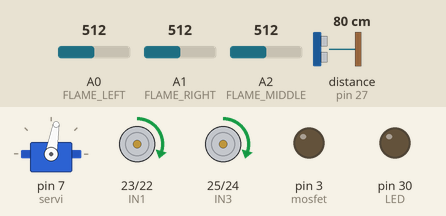
Simulated run of this sketch. Board: Arduino Mega 2560, built with avr-gcc and run on an emulated ATmega2560. On the bench: servo, motor-driver pin pairs drawn as motors (green arrow = first pin HIGH = forward, orange = second pin HIGH = backward, longer = more drive, scaled by the enable pin), output pins drawn as LEDs (lit = HIGH). Wiring (inferred from the names in the program): ultrasonic range finder: trigger pin 26; echo pin 27. Dashed ring = blinking. Inputs (shaded band) come from the test bench; at power-on: distance to the obstacle (sensor on pin 27) 80 cm, A0 (FLAME_LEFT) = 512, A1 (FLAME_RIGHT) = 512, A2 (FLAME_MIDDLE) = 512. The echo pulse lasts 58.3 µs per cm; pins used as bus, display or sensor lines are not drawn.

Above: at 1.2 s.
1.3 s: distance to the obstacle (sensor on pin 27) set to 22 cm
2.8 s: distance to the obstacle (sensor on pin 27) set to 18 cm
At 3.2 s:
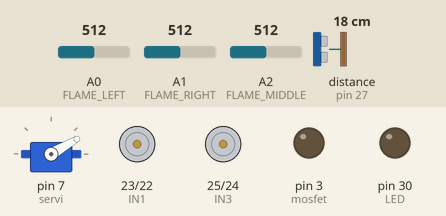
At 3.7 s:
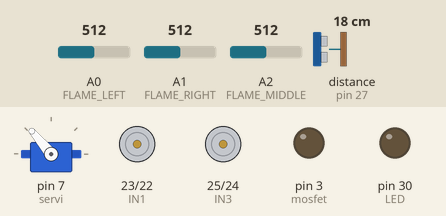
5.8 s: A0 (FLAME_LEFT) set to 110
8.8 s: A0 (FLAME_LEFT) set to 92
At 10.1 s:
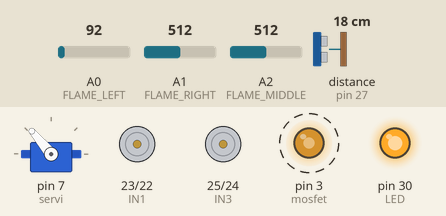
11.8 s: A1 (FLAME_RIGHT) set to 97
13.3 s: A1 (FLAME_RIGHT) set to 87
At 14.6 s:
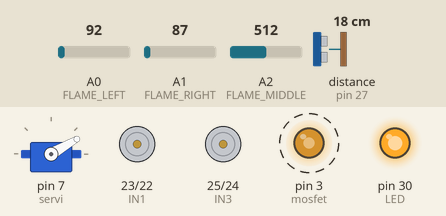
Timing chart, 0 to 17.3 s (numbered marks = the images above; inputs shaded):
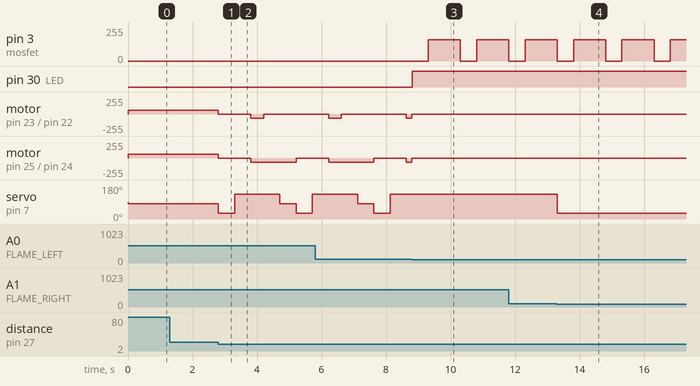

The sketch:

robot_bombero_boost.ino
```cpp
#include <Servo.h>

//Servo
Servo servi;
int serviM = 80;
int serviL = 30;
int serviR = 130;


//L298n
int ENA = 5;
int IN1 = 23;
int IN2 = 22;

int ENB = 6;
int IN3 = 25;
int IN4 = 24;

const int SPEED = 60;

//Hc SR04
const int TRIG = 26;
const int ECHO = 27;


bool OBSTACULO_R;
bool OBSTACULO_L;
const int DIST_OBSTACULO = 20;

//Modulo flama
int FLAME_LEFT = A0;
int FLAME_RIGHT = A1;
int FLAME_MIDDLE = A2;
int LED = 30;
const int FIRE = 100;
const int MUESTRAS = 5;

//Tiempos
const int TIEMPO_RETROCESO = 400;
const int TIEMPO_GIRO = 500;
const int TIEMPO_SERVO = 500;

//Agua
#define mosfet 3
const int POTENCIA_AGUA = 160;

void setup() {
  Serial.begin(9600);

  pinMode (ENA, OUTPUT);
  pinMode (IN1, OUTPUT);
  pinMode (IN2, OUTPUT);

  pinMode (ENB, OUTPUT);
  pinMode (IN3, OUTPUT);
  pinMode (IN4, OUTPUT);


  pinMode(TRIG, OUTPUT);
  pinMode(ECHO, INPUT);

  servi.attach(7);

  pinMode (FLAME_LEFT, INPUT);
  pinMode (FLAME_RIGHT, INPUT);
  pinMode (FLAME_MIDDLE, INPUT);
  pinMode (LED, OUTPUT);

  pinMode(mosfet, OUTPUT);
}

//Motores
void avanzar(){
  digitalWrite(IN1, HIGH);
  digitalWrite(IN2, LOW);
  analogWrite(ENA, SPEED);

  digitalWrite(IN3, HIGH);
  digitalWrite(IN4, LOW);
  analogWrite(ENB, SPEED);
}

void detener(){
  analogWrite(ENA, 0);
  analogWrite(ENB, 0);
}

int leerFlama(int pin){
  analogRead(pin);
  long suma = 0;
  for (int i = 0; i < MUESTRAS; i++){
    suma += analogRead(pin);
  }
  return suma / MUESTRAS;
}


int detectarFlama(){
  int l = leerFlama(FLAME_LEFT);
  int m = leerFlama(FLAME_MIDDLE);
  int r = leerFlama(FLAME_RIGHT);

  int minimo = min(l, min(m, r));
  if (minimo >= FIRE) return 0;

  if (minimo == m) return 2;
  if (minimo == l) return 1;
  return 3;
}

bool esperar(unsigned long ms){
  unsigned long inicio = millis();
  while (millis() - inicio < ms){
    if (detectarFlama() != 0) return true;
  }
  return false;
}


void retroceder(){
  digitalWrite(IN1, LOW);
  digitalWrite(IN2, HIGH);
  analogWrite(ENA, SPEED);

  digitalWrite(IN3, LOW);
  digitalWrite(IN4, HIGH);
  analogWrite(ENB, SPEED);

  esperar(TIEMPO_RETROCESO);

  digitalWrite(IN1, LOW);
  digitalWrite(IN2, HIGH);
  analogWrite(ENA, 0);

  digitalWrite(IN3, LOW);
  digitalWrite(IN4, HIGH);
  analogWrite(ENB, SPEED);
}

void girarIzquierda(){
  digitalWrite(IN1, LOW);
  digitalWrite(IN2, HIGH);
  analogWrite(ENA, 0);

  digitalWrite(IN3, LOW);
  digitalWrite(IN4, HIGH);
  analogWrite(ENB, SPEED);
}

void girarDerecha(){
  digitalWrite(IN1, LOW);
  digitalWrite(IN2, HIGH);
  analogWrite(ENA, SPEED);

  digitalWrite(IN3, HIGH);
  digitalWrite(IN4, LOW);
  analogWrite(ENB, 0);
}


float calcularDistancia(){
  digitalWrite(TRIG, LOW);
  delayMicroseconds(2);

  digitalWrite(TRIG, HIGH);
  delayMicroseconds(10);
  digitalWrite(TRIG, LOW);

  long duracion = pulseIn(ECHO, HIGH, 30000UL);
  if (duracion == 0) return 400;
  return duracion * 0.034 / 2;
}

void movimiento(){
  //Ultrasonic
  float DISTANCIA = calcularDistancia();
  bool OBSTACULO = DISTANCIA < 20;

  //STRAIGHT
  servi.write(serviM);

  //Logic
   if (!OBSTACULO) {
    avanzar();
    return;
  }
  else{
    detener();

    servi.write(serviL);
    if (esperar(TIEMPO_SERVO)) { detener(); return; }

    float DISTANCIA_R = calcularDistancia();
    OBSTACULO_R = DISTANCIA_R < 30;

    if (!OBSTACULO_R ){
      girarDerecha();

      if (esperar(TIEMPO_GIRO)) { detener(); return; }

      avanzar();

    }
    else{
      servi.write(serviR);
      if (esperar(TIEMPO_SERVO)) { detener(); return; }

      float DISTANCIA_L = calcularDistancia();
      OBSTACULO_L = DISTANCIA_L < 30;
      if (!OBSTACULO_L){
        girarIzquierda();

        if (esperar(TIEMPO_GIRO)) { detener(); return; }

        avanzar();
      }
      else{
        retroceder();

        if (esperar(TIEMPO_GIRO)) { detener(); return; }

      }
    }
  }
  servi.write(serviM);
  if (esperar(TIEMPO_SERVO)) { detener(); return; }
}


void loop() {
  int direccion = detectarFlama();

  /*
  Serial.print("Direccion flama: ");
  Serial.println(direccion);
  Serial.print("Izq: ");
  Serial.print(leerFlama(FLAME_LEFT));
  Serial.print("  Med: ");
  Serial.print(leerFlama(FLAME_MIDDLE));
  Serial.print("  Der: ");
  Serial.println(leerFlama(FLAME_RIGHT));
  delay(700);
  */

  if (direccion != 0){
    detener();
    digitalWrite(LED, HIGH);

    if (direccion == 1)      servi.write(serviR);
    else if (direccion == 2) servi.write(serviM);
    else                     servi.write(serviL);
    delay(TIEMPO_SERVO);

    analogWrite(mosfet, POTENCIA_AGUA);
    delay(1000);
    analogWrite(mosfet, 0);

  }
  else{
    movimiento();
    digitalWrite(LED, LOW);
    analogWrite(mosfet, 0);
    servi.write(serviM);
  }

}
```

Measured:
- the behaviour switches between 21 and 20 cm on distance to the obstacle (sensor on pin 27) (found by bisection; images 0 and 1)
- the behaviour switches between 100 and 99 on A0 (FLAME_LEFT) (found by bisection; images 2 and 3)
- the behaviour switches between 92 and 91 on A1 (FLAME_RIGHT) (found by bisection; images 3 and 4)
- after the input at 1.3 s, every drawn part: stays the same
- after the input at 2.8 s, motor on pin 23 (IN1) / pin 22 (IN2): forward 60/255 → stopped at once, → backward 60/255 1.0 s later, → stopped 0.40 s later; motor on pin 25 (IN3) / pin 24 (IN4): forward 60/255 → stopped at once, → backward 60/255 1.0 s later, → stopped 1.4 s later
- after the input at 8.8 s, pin 3 (mosfet): 0/255 → 160/255 after 0.51 s, → 0/255 1.0 s later, → 160/255 0.50 s later; pin 30 (LED): LOW → HIGH at once; servo on pin 7 (servi): stays 130° (without the input it goes to 80° after 0.73 s)
- after the input at 13.3 s, servo on pin 7 (servi): 130° → 30° at once
